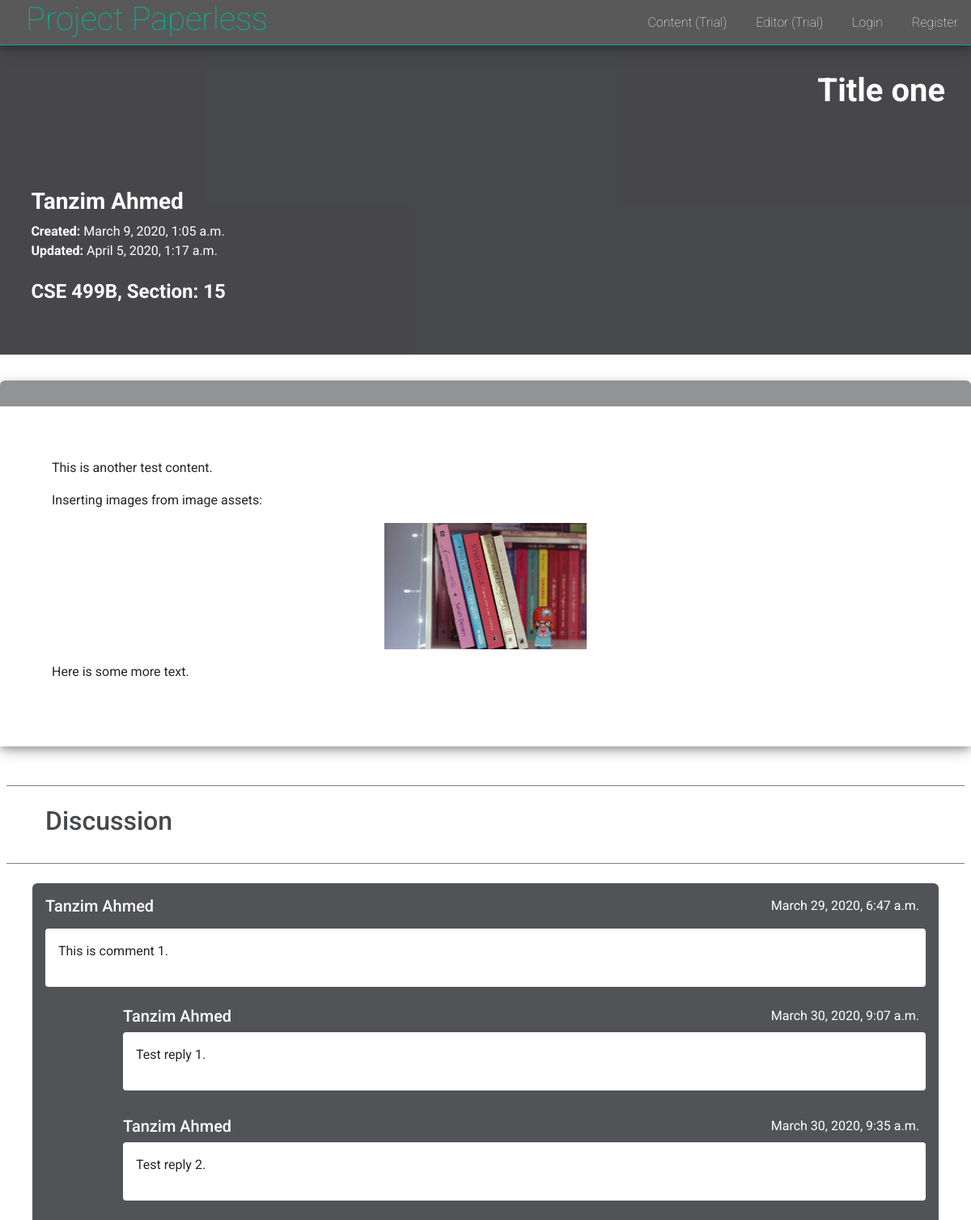
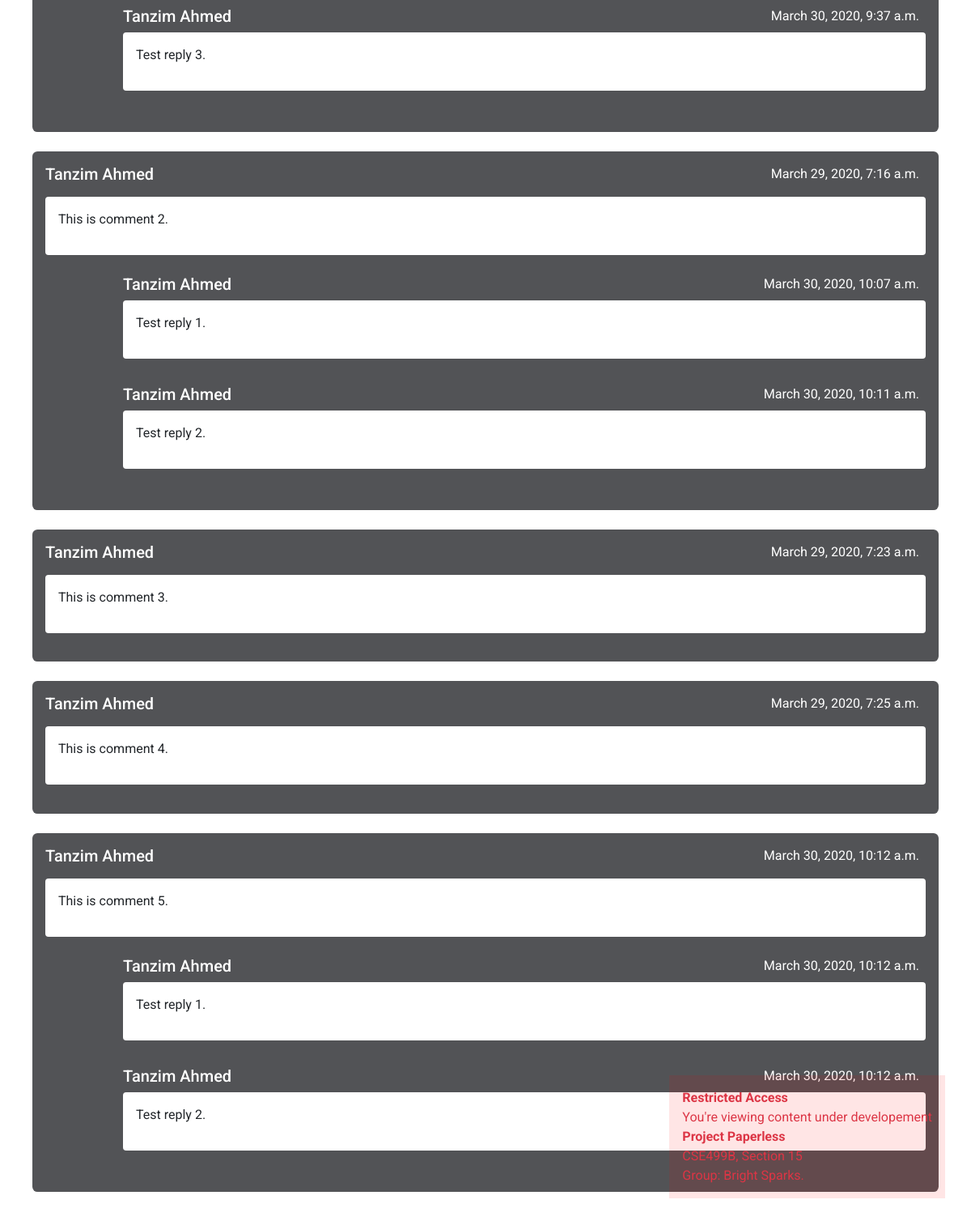
Screenshot of /content/M4Edhld9/show/ with the database file from the repository (2 pictures, top to bottom).
### creative_content/models.py (models this page shows)
class Content(models.Model):
    content = models.TextField()
    link = models.CharField(max_length=50, primary_key=True)
    title = models.CharField(max_length=200)
    user = models.ForeignKey('users.User', on_delete=models.CASCADE, related_name='content')
    course_code = models.CharField(max_length=15)
    section = models.IntegerField()
    date_created = models.DateTimeField(auto_now_add=True, editable=False)
    date_updated = models.DateTimeField(auto_now=True)
    def __str__(self):
        return self.link

class DiscussionThread(models.Model):
    text = models.TextField()
    user = models.ForeignKey('users.User', on_delete=models.CASCADE)
    content = models.ForeignKey(Content, on_delete=models.CASCADE, related_name='discussion')
    date = models.DateTimeField(auto_now=True)

class RepliesThread(models.Model):
    text = models.TextField()
    user = models.ForeignKey('users.User', on_delete=models.CASCADE)
    discussion = models.ForeignKey(DiscussionThread, on_delete=models.CASCADE, related_name='response')
    date = models.DateTimeField(auto_now=True)

### users/models.py (models this page shows)
class User(AbstractUser):
    username = models.CharField(
        error_messages={'unique': 'A user with that username already exists.'},
        help_text='Required. 10 characters or fewer.',
        max_length=10,
        unique=True,
        primary_key=True,
        validators=[UnicodeUsernameValidator(), MinLengthValidator(3)],
        verbose_name='username')
    is_educator = models.BooleanField(default=False)

### creative_content/views.py (the view)
# urls.py: path('<str:link>/show/', show, name='display'),
def show(request, link):
    try:
        content = Content.objects.get(link=link)
    except Content.DoesNotExist:
        raise Http404('Link does not exist')
    discussions = content.discussion.all()
    discussion_form = DiscussionForm()
    replies_form = RepliesForm()
    context = {
        'content': content,
        'discussions': discussions,
        'discussion_form': discussion_form,
        'replies_form': replies_form
    }
    print(context)
    return render(request, 'creative_content/content_display.html', context)

### templates/creative_content/content_display.html (shortened to what this page needs)
{% extends 'layout.html' %}
{% block extra_stylesheets %}
<link rel="stylesheet" href="https://cdnjs.cloudflare.com/ajax/libs/highlight.js/9.18.1/styles/dark.min.css">
{% endblock %}
{% block body %}
<div class="user_dashboard">
  <div class="header container">
    <div class="text-right welcome">
      <h1><strong>{{ content.title }}</strong></h1>
    </div>
    <div class="user_info">
      <h3>
        <strong>{{ content.user.get_full_name }}</strong>
        <br>
      </h3>
      <strong>Created: </strong> {{ content.date_created }} <br>
      <strong>Updated:  </strong> {{ content.date_updated }} <br>
      <br>
      <h4>
        <strong>
          {{ content.course_code }},
          Section: {{ content.section }}
        </strong>
      </h4>
    </div>
  </div>
  <div class="dashboard container content_area_container">
    <div class="area_wrapper">
      <div class="content_area">
        <div class="container" id="content">
          {% if content %}
            {{ content.content | safe }}
          {% endif %}
        </div>
      </div>
    </div>
    <div class="comment_section">
      <div class="comment_header">
        <h2>Discussion</h2>
      </div>
      <div class="comment_container">
        <form action="" id="replies_form">
          <div id="comments">
            {% for discussion in discussions %}
              <div class="comment_card" id="comment_card_{{ discussion.id }}">
                <div class="comment_info">
                  <h5>{{ discussion.user.get_full_name }}</h5>
                  <div class="text-right" id="comment_time_{{ discussion.id }}">
                    {{ discussion.date}}
                  </div>
                </div>
                <div class="comment_body" id="comment_{{ discussion.id }}">
                  {{ discussion.text | safe }}
                </div>
                <div id="replies_card_{{ discussion.id }}">
                  <div class="replies">
                    {% for response in discussion.response.all %}
                      <div class="comment_card comment_replies" id="reply_card_{{ discussion.id }}_{{ response.id }}">
                        <div class="comment_info">
                          <h5>{{ response.user.get_full_name }}</h5>
                          <div class="text-right" id="reply_time_{{ discussion.id }}_{{ response.id }}">
                            {{ response.date}}
                          </div>
                        </div>
                        <div class="comment_body" id="reply_{{ discussion.id }}_{{ response.id }}">
                          {{ response.text | safe }}
                        </div>
                      </div>
                    {% endfor %}
                  </div>
                </div>
              </div>
            {% endfor %}
          </div>
        </form>
      </div>
    </div>
  </div>
</div>
{% load static %}
{% endblock %}

### static/style.css (style rules this page uses)
body { margin: 0; padding: 0; font-family: 'Roboto', sans-serif; }
.user_dashboard { position: relative; width: 100%; min-height: 100vh; padding-top: 3.5rem; }
.user_dashboard .header { width: 100%; padding-top: 2rem; padding-bottom: 2rem; margin-bottom: 1rem; background-color: rgb(39, 40, 44); color: white; opacity: 0.85; }
.user_dashboard .welcome { padding-right: 2rem; }
.user_dashboard .dashboard { display: flex; flex-wrap: wrap; justify-content: center; padding-top: 1rem; }
.user_dashboard .container { max-width: 1275px; padding-left: 0; padding-right: 0; }
.header .user_info { position: relative; margin-top: 5rem; width: 100%; padding: 1rem 2.4rem 0.5rem 2.4rem; margin-bottom: 1rem; }
.dashboard .area_wrapper { padding-top: 2rem; margin-bottom: 1rem; width: 100%; background-color: rgba(39, 40, 44, 0.5); box-shadow: 0 4px 8px 0 rgba(0, 0, 0, 0.25), 0 6px 20px 0 rgba(0, 0, 0, 0.20); border-radius: 0.4rem; }
.content_area_container { padding-left: 0; padding-right: 0; }
.content_area { background-color: white ; width: 100%; min-height: 50vh; padding: 4rem; text-align: justify; }
.comment_section { width: 100%; }
.comment_section .comment_header { margin: 2rem 0.5rem 0; padding: 1.5rem 0; color: rgba(39, 40, 44, 0.85); border-top: 1px solid grey; border-bottom: 1px solid grey; }
.comment_header h2 { padding-left: 3rem; }
.comment_section .comment_container { padding: 0 2.5rem 2rem; width: 100%; }
.comment_section .comment_card { background-color: rgba(39, 40, 44, 0.8); padding: 1rem; margin-top: 1.5rem; margin-bottom: 0.5rem; border-radius: 0.4rem; }
.comment_container .comment_info { position: relative; color: white ; margin-bottom: 1rem; }
.comment_replies .comment_info { margin-bottom: 0.5rem; }
.comment_info .text-right { display: inline-block; position: absolute; right: 0.5rem; bottom: 0; }
.comment_container .comment_body { width: 100%; padding: 1rem; text-align: justify; background-color: white; border-radius: 0.25rem; margin-bottom: 0.5rem; }
.comment_section .comment_replies { margin-top: 0; margin-left: 6rem; margin-bottom: 0; background-color: transparent; padding-left: 0; padding-right: 0; padding-bottom: 0.5rem; border-radius: 0; }

### rows the page displays
Content: title "Title one", user.get_full_name "Tanzim Ahmed", date_created "March 9, 2020, 1:05 a.m.", date_updated "April 5, 2020, 1:17 a.m.", course_code "CSE 499B", section "15", content "This is another test content. Inserting images from image assets: Here is some more text.", content (picture)
DiscussionThread: user.get_full_name "Tanzim Ahmed", date "March 29, 2020, 6:47 a.m.", text "This is comment 1."
RepliesThread: user.get_full_name "Tanzim Ahmed", date "March 30, 2020, 9:07 a.m.", text "Test reply 1."
RepliesThread: user.get_full_name "Tanzim Ahmed", date "March 30, 2020, 9:35 a.m.", text "Test reply 2."
RepliesThread: user.get_full_name "Tanzim Ahmed", date "March 30, 2020, 9:37 a.m.", text "Test reply 3."
DiscussionThread: user.get_full_name "Tanzim Ahmed", date "March 29, 2020, 7:16 a.m.", text "This is comment 2."
RepliesThread: user.get_full_name "Tanzim Ahmed", date "March 30, 2020, 10:07 a.m.", text "Test reply 1."
RepliesThread: user.get_full_name "Tanzim Ahmed", date "March 30, 2020, 10:11 a.m.", text "Test reply 2."
DiscussionThread: user.get_full_name "Tanzim Ahmed", date "March 29, 2020, 7:23 a.m.", text "This is comment 3."
DiscussionThread: user.get_full_name "Tanzim Ahmed", date "March 29, 2020, 7:25 a.m.", text "This is comment 4."
DiscussionThread: user.get_full_name "Tanzim Ahmed", date "March 30, 2020, 10:12 a.m.", text "This is comment 5."
RepliesThread: user.get_full_name "Tanzim Ahmed", date "March 30, 2020, 10:12 a.m.", text "Test reply 1."
RepliesThread: user.get_full_name "Tanzim Ahmed", date "March 30, 2020, 10:12 a.m.", text "Test reply 2."
